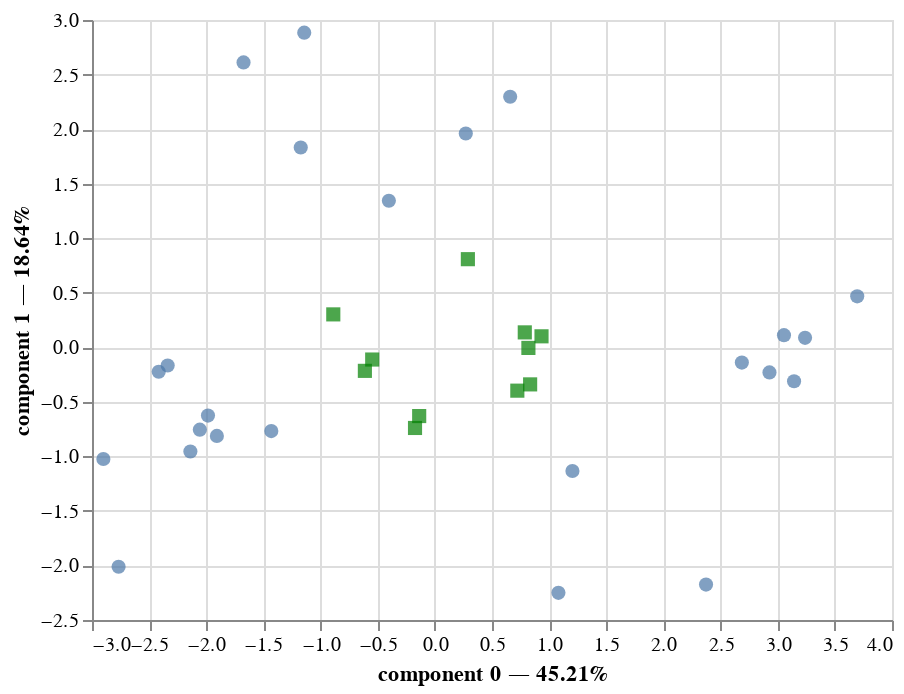

Here is the notebook cell this chart was saved with:
### Code cell
ax = ppca.plot(X)
ax

### Figure 1 — Vega-Lite specification as saved in the notebook (floating-point values rounded to 4 significant figures)
{"config": {"view": {"continuousWidth": 400, "continuousHeight": 300}}, "layer": [{"mark": {"type": "circle", "size": 50}, "encoding": {"tooltip": [{"field": "index", "type": "quantitative"}, {"field": "component 0", "type": "quantitative"}, {"field": "component 1", "type": "quantitative"}], "x": {"axis": {"title": "component 0 — 45.21%"}, "field": "component 0", "scale": {"zero": false}, "type": "quantitative"}, "y": {"axis": {"title": "component 1 — 18.64%"}, "field": "component 1", "scale": {"zero": false}, "type": "quantitative"}}, "selection": {"selector002": {"type": "interval", "bind": "scales", "encodings": ["x", "y"]}}}, {"data": {"name": "data-72db59254d8d3ac38ea436519206a276"}, "mark": {"type": "square", "color": "green", "size": 50}, "encoding": {"tooltip": [{"field": "variable", "type": "nominal"}], "x": {"field": "component 0", "scale": {"zero": false}, "type": "quantitative"}, "y": {"field": "component 1", "scale": {"zero": false}, "type": "quantitative"}}}], "data": {"name": "data-2a3de50ec867e92f645ceba72429a0f5"}, "$schema": "https://vega.github.io/schema/vega-lite/v4.17.0.json", "datasets": {"data-2a3de50ec867e92f645ceba72429a0f5": [{"index": 0, "component 0": -2.901, "component 1": -1.024, "component 2": 1.565, "component 3": 0.4861, "component 4": 2.056, "component 5": 1.22, "component 6": 0.3061, "component 7": 0.00796, "component 8": -0.05346, "component 9": 0.3533}, {"index": 1, "component 0": -2.767, "component 1": -2.012, "component 2": -0.1695, "component 3": 1.484, "component 4": -1.236, "component 5": 0.7133, "component 6": 0.9298, "component 7": 0.2708, "component 8": -0.2253, "component 9": -0.1318}, {"index": 2, "component 0": -2.416, "component 1": -0.224, "component 2": 0.7657, "component 3": -0.2675, "component 4": 0.7096, "component 5": -0.1218, "component 6": -0.328, "component 7": 0.4568, "component 8": 0.02576, "component 9": -0.2292}, {"index": 3, "component 0": -2.057, "component 1": -0.7552, "component 2": 1.007, "component 3": -0.5227, "component 4": 0.5035, "component 5": -0.6169, "component 6": -0.0956, "component 7": -0.2783, "component 8": 0.3494, "component 9": -0.2525}, {"index": 4, "component 0": -2.338, "component 1": -0.1672, "component 2": 0.6226, "component 3": 0.1819, "component 4": -1.212, "component 5": -1.453, "component 6": -0.1309, "component 7": 0.0279, "component 8": -0.1421, "component 9": -0.1151}, {"index": 5, "component 0": -1.985, "component 1": -0.6261, "component 2": 0.6924, "component 3": -0.7097, "component 4": -0.1513, "component 5": -0.3759, "component 6": -0.1656, "component 7": -0.06928, "component 8": 0.08717, "component 9": -0.1734}, {"index": 6, "component 0": -1.907, "component 1": -0.8122, "component 2": 0.9867, "component 3": -0.201, "component 4": -0.595, "component 5": -0.2532, "component 6": -0.299, "component 7": -0.3999, "component 8": -0.09719, "component 9": 0.2479}, {"index": 7, "component 0": -1.431, "component 1": -0.7684, "component 2": 0.1942, "component 3": -1.29, "component 4": -0.781, "component 5": -0.07997, "component 6": -0.1311, "component 7": -0.02777, "component 8": -0.09847, "component 9": 0.2229}, {"index": 8, "component 0": -2.139, "component 1": -0.9559, "component 2": -1.747, "component 3": -1.063, "component 4": -0.6262, "component 5": 0.3215, "component 6": 0.2877, "component 7": 0.39, "component 8": -0.1002, "component 9": -0.01587}, {"index": 9, "component 0": -1.143, "component 1": 2.884, "component 2": -0.8656, "component 3": 0.4375, "component 4": 0.5424, "component 5": -0.8407, "component 6": 0.05117, "component 7": 0.7059, "component 8": 0.3749, "component 9": 0.06315}, {"index": 10, "component 0": -1.674, "component 1": 2.611, "component 2": 0.4993, "component 3": 1.762, "component 4": 1.193, "component 5": 0.07626, "component 6": -0.2824, "component 7": -0.04835, "component 8": -0.255, "component 9": -0.07245}, {"index": 11, "component 0": -1.173, "component 1": 1.831, "component 2": -0.6104, "component 3": 1.156, "component 4": -0.6953, "component 5": 0.3094, "component 6": 0.02772, "component 7": -0.681, "component 8": 0.2087, "component 9": 0.01189}, {"index": 12, "component 0": 0.2706, "component 1": 1.959, "component 2": -1.462, "component 3": 0.04025, "component 4": -0.3455, "component 5": 1.408, "component 6": 0.09239, "component 7": -0.4225, "component 8": -0.1278, "component 9": -0.02824}, {"index": 13, "component 0": 0.659, "component 1": 2.296, "component 2": -0.6627, "component 3": -0.3077, "component 4": -0.8237, "component 5": 0.2224, "component 6": 0.3864, "component 7": -0.02132, "component 8": 0.0941, "component 9": -0.1422}, {"index": 14, "component 0": -0.4024, "component 1": 1.343, "component 2": -0.8502, "component 3": -1.848, "component 4": -0.06259, "component 5": -0.2418, "component 6": -0.5035, "component 7": 0.05098, "component 8": -0.07007, "component 9": 0.4057}, {"index": 15, "component 0": 1.081, "component 1": -2.251, "component 2": -1.276, "component 3": -0.231, "component 4": 0.373, "component 5": 0.8654, "component 6": -0.1029, "component 7": -0.1678, "component 8": 0.8123, "component 9": -0.0317}, {"index": 16, "component 0": 2.373, "component 1": -2.175, "component 2": -1.917, "component 3": 2.663, "component 4": 0.187, "component 5": -0.9005, "component 6": -0.6498, "component 7": 0.2142, "component 8": -0.0346, "component 9": 0.1482}, {"index": 17, "component 0": 1.204, "component 1": -1.134, "component 2": -1.662, "component 3": -0.7516, "component 4": 0.962, "component 5": -0.4085, "component 6": -0.5239, "component 7": -0.5171, "component 8": -0.4148, "component 9": -0.1847}, {"index": 18, "component 0": 2.928, "component 1": -0.2307, "component 2": -0.5899, "component 3": -0.4436, "component 4": 0.511, "component 5": -0.9452, "component 6": 1.099, "component 7": 0.2747, "component 8": -0.105, "component 9": 0.2174}, {"index": 19, "component 0": 2.686, "component 1": -0.1402, "component 2": 0.07139, "component 3": -0.6905, "component 4": 1.212, "component 5": -0.1791, "component 6": 0.3971, "component 7": -0.1759, "component 8": -0.2605, "component 9": -0.2944}, {"index": 20, "component 0": 3.055, "component 1": 0.1108, "component 2": 0.5864, "component 3": -0.6457, "component 4": 0.4192, "component 5": 0.2455, "component 6": 0.4025, "component 7": 0.03681, "component 8": -0.008082, "component 9": -0.05942}, {"index": 21, "component 0": 3.143, "component 1": -0.3112, "component 2": 1.412, "component 3": 0.7627, "component 4": -0.9312, "component 5": 0.2206, "component 6": -0.03693, "component 7": -0.3112, "component 8": -0.03457, "component 9": 0.1439}, {"index": 22, "component 0": 3.696, "component 1": 0.4667, "component 2": 2.297, "component 3": 0.2813, "component 4": -0.4756, "component 5": -0.7325, "component 6": 0.1799, "component 7": -0.1068, "component 8": 0.2074, "component 9": 0.04104}, {"index": 23, "component 0": 3.239, "component 1": 0.08645, "component 2": 1.114, "component 3": -0.2821, "component 4": -0.7329, "component 5": 1.546, "component 6": -0.9105, "component 7": 0.7912, "component 8": -0.1327, "component 9": -0.1243}], "data-72db59254d8d3ac38ea436519206a276": [{"variable": "PVP", "component 0": -0.1736, "component 1": -0.7398, "component 2": 0.3415, "component 3": -0.1076, "component 4": 0.3399, "component 5": 0.4022, "component 6": 0.028, "component 7": -0.1175, "component 8": 0.0484, "component 9": -0.0131}, {"variable": "AGR", "component 0": 0.8185, "component 1": -0.005918, "component 2": 0.3664, "component 3": -0.1536, "component 4": -0.03264, "component 5": -0.2193, "component 6": 0.3479, "component 7": 0.004492, "component 8": 0.02232, "component 9": -0.03781}, {"variable": "CMI", "component 0": 0.8336, "component 1": -0.3402, "component 2": -0.1408, "component 3": 0.258, "component 4": 0.1512, "component 5": -0.195, "component 6": -0.09119, "component 7": 0.08664, "component 8": 0.1539, "component 9": 0.05037}, {"variable": "TRA", "component 0": -0.1372, "component 1": -0.6306, "component 2": -0.376, "component 3": 0.2811, "component 4": -0.5469, "component 5": 0.2178, "component 6": 0.1242, "component 7": 0.03523, "component 8": -6.336e-05, "component 9": -0.005265}, {"variable": "LOG", "component 0": 0.7216, "component 1": -0.3977, "component 2": -0.3852, "component 3": 0.208, "component 4": 0.263, "component 5": -0.1757, "component 6": -0.03661, "component 7": -0.07555, "component 8": -0.1395, "component 9": -0.05438}, {"variable": "EDU", "component 0": 0.7868, "component 1": 0.1365, "component 2": 0.4246, "component 3": -0.1159, "component 4": -0.3178, "component 5": 0.113, "component 6": -0.2144, "component 7": 0.02439, "component 8": 0.006927, "component 9": -0.09021}, {"variable": "ACS", "component 0": 0.9333, "component 1": 0.1005, "component 2": 0.1661, "component 3": -0.1507, "component 4": -0.1043, "component 5": 0.1736, "component 6": 0.0008952, "component 7": -0.03176, "component 8": -0.09011, "component 9": 0.1358}, {"variable": "ACO", "component 0": 0.289, "component 1": 0.8076, "component 2": -0.3745, "component 3": 0.2022, "component 4": 0.01161, "component 5": 0.196, "component 6": 0.06553, "component 7": -0.1867, "component 8": 0.0725, "component 9": -0.01629}, {"variable": "DEF", "component 0": -0.6123, "component 1": -0.2161, "component 2": -0.2599, "component 3": -0.6368, "component 4": -0.154, "component 5": -0.2611, "component 6": -0.03731, "component 7": -0.1044, "component 8": 0.03007, "component 9": 0.01418}, {"variable": "DET", "component 0": -0.8887, "component 1": 0.3015, "component 2": 0.1608, "component 3": 0.1793, "component 4": 0.1759, "component 5": 0.05998, "component 6": 0.0636, "component 7": 0.1453, "component 8": -0.03947, "component 9": 0.001419}, {"variable": "DIV", "component 0": -0.5481, "component 1": -0.1124, "component 2": 0.5366, "component 3": 0.5047, "component 4": -0.1842, "component 5": -0.2817, "component 6": -0.04052, "component 7": -0.1689, "component 8": -0.006452, "component 9": 0.02906}]}}
